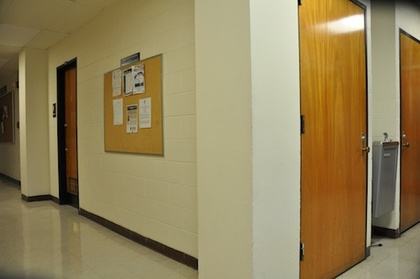
%> input picture DanaHallWay/1.JPG, 420 x 279 px, shrunk from 512 x 340 before the run
$ octave main.m   (GNU Octave 9; MATLAB toolbox functions it lacks are replaced by stand-ins)
%> lines starting %> are read from the running program, lines starting %| are printed output that depends on the picture
### harris.m
function [x,y,R]=harris(image)
%compute Harris corner
%input: image
%output: x,y:coordinates of corner
%        R: Harris R function

g=fspecial('gaussian',[7 7],1);

%blur image with gaussian kernel
I=double(image);
I=imfilter(I,g);

%sobel operators
sobel=fspecial('sobel');
Ix=imfilter(I,sobel,'replicate','same');
Iy=imfilter(I,sobel','replicate','same');

%apply window function(gaussian)
Ix2=imfilter(Ix.^2, g, 'same');
Iy2=imfilter(Iy.^2, g, 'same');
Ixy=imfilter(Ix.*Iy, g, 'same');

%compute R
[height,width]=size(I);
R=zeros(height,width);
for i=1:height
    for j=1:width
        M=[Ix2(i,j) Ixy(i,j);Ixy(i,j) Iy2(i,j)];
        R(i,j)=det(M)-0.05*(trace(M))^2;
    end
end

%non-maximum suppression
localmax=ordfilt2(R,5^2,true(5));
R=R.*(and(R==localmax, R>0));


[x,y]=find(R);
end

### imagePatches.m
function [loc,patch] = imagePatches(image,x,y)
%compute image patches centered at corners and coordinates of corners
%input:image
%      x,y:coordinates of corners

%output:patch and loc

% the corners detected
s=5;
step = (s-1)/2;
loc = [x,y];

% remove points close to boundary
loc = loc(loc(:,1)>2 & loc(:,1)<size(image,1)-1 & loc(:,2)>2 & loc(:,2)<size(image,2)-1, :);
n = size(loc,1);

% squeenze image patches into long vectors
patch = zeros(n,s*s);

for m = 1:n
    xmin = loc(m,2)-step;
    ymin = loc(m,1)-step;
    crop = imcrop(image, [xmin ymin s-1 s-1]);
    patch(m,:) = crop(:);
end

for m = 1:n
    patch(m,:) = (patch(m,:) - mean2(patch(m,:))) ./ std2(patch(m,:));
end

end

### ncc.m
function [ncc,pairs] = ncc(patch1,patch2)
%compute ncc between two patches and choose large ones
% output: pairs:pair of corners selected

n1 = size(patch1,1);
n2 = size(patch2,1);
part1 = sum(patch1.^2, 2);
part2 = sum(patch2.^2, 2);
ncc = zeros(n1,n2);
for i = 1:n1
    for j = 1:n2
        ncc(i,j) = sum(patch1(i,:).*patch2(j,:))/sqrt(part1(i)*part2(j));
    end
end

thres = 0.95;
for i = 1:n1
    for j = 1:n2
        if ncc(i,j) <= thres
            ncc(i,j) = 0;
        end
    end
end
[row,col] = find(ncc~=0);
pairs = [row,col];
end

### main.m
clear all;
%read in two images
image1=imread('/Users/jingzheng/Downloads/image mosaic/DanaHallWay/1.JPG');
%> image1 is the input picture: size 279x420x3 uint8; mean R, G, B 148, 131.7, 91.1
image2=imread('/Users/jingzheng/Downloads/image mosaic/DanaHallWay/2.JPG');
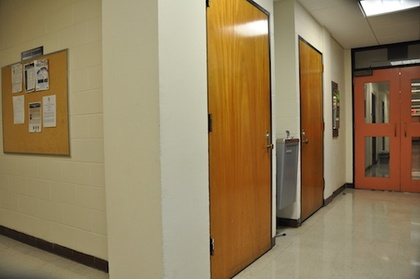
%> input picture DanaHallWay/2.JPG, 420 x 279 px, shrunk from 512 x 340 before the run
%> image2 is the input picture: size 279x420x3 uint8; mean R, G, B 147.4, 127.6, 92.9

%grayscale and get size of image
img1=rgb2gray(image1);
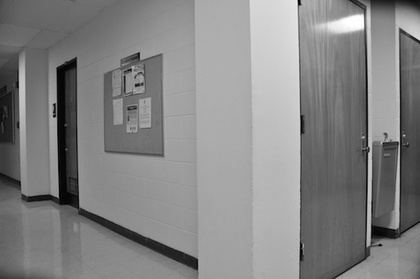
%> img1: size 279x420 uint8; min 0, max 255, mean 132
img2=rgb2gray(image2);
[h1,w1]=size(img1);
%> h1 = 279; w1 = 420
[h2,w2]=size(img2);
%> h2 = 279; w2 = 420

%compute harris corner and R function
[x1,y1,R1]=harris(img1);
%> in harris, `Ixy=imfilter(Ix.*Iy, g, 'same');`:
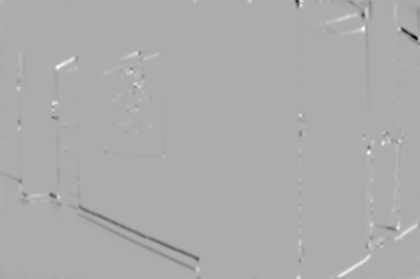
%> Ixy: size 279x420 double; min -50610.8, max 24108.7, mean -86.6; drawn with min black and max white
%> after the loop in harris, `for i=1:height`:
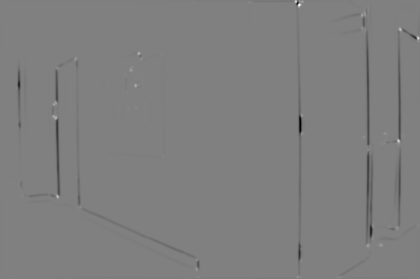
%> R: size 279x420 double; min -978832648.9, max 968045139.8, mean -6526036.1; drawn with min black and max white
%> in harris, `[x,y]=find(R);`: x = 1708 values from 2 to 278; y = 1708 values from 2 to 419
%> x1 = 1708 values, max 278 at index 1241, min 2 at index 5, mean 142; y1 = 1708 values from 2 to 419
[x2,y2,R2]=harris(img2);
%> in harris (call 2), `I=imfilter(I,g);`:
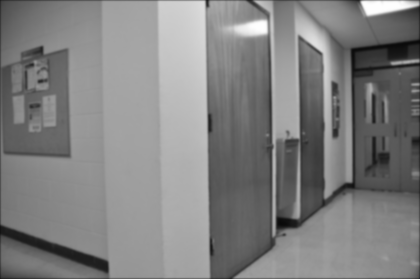
%> I: size 279x420 double; min 8.08, max 255, mean 129
%> after the loop in harris (call 2), `for i=1:height`:
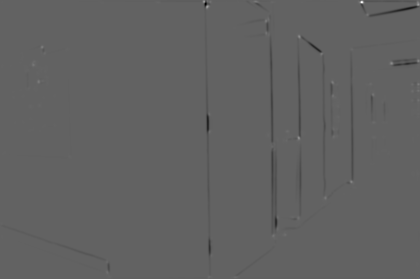
%> R: size 279x420 double; min -1.22e+09, max 1.93e+09, mean -6460095.1; drawn with min black and max white
%> in harris (call 2), `localmax=ordfilt2(R,5^2,true(5));`:
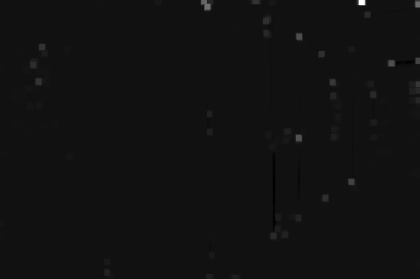
%> localmax: size 279x420 double; min -141407996.1, max 1.93e+09, mean 4274945.3; drawn with min black and max white
%> in harris (call 2), `[x,y]=find(R);`: x = 1710 values from 2 to 278; y = 1710 values from 2 to 419
%> x2 = 1710 values, max 278 at index 1041, min 2 at index 4, mean 145.3; y2 = 1710 values from 2 to 419
figure;
imshow(image1);
hold on;
plot(x1,y1,'r.');
figure;
imshow(image2);
hold on;
plot(x2,y2,'r.');

%find image patch and squeeze it into vector so patches ncorners*64 matrix
[loc1,patch1]=imagePatches(img1,x1,y1);
%> in imagePatches, `loc = [x,y];`: loc = 1708 rows, first 12: [87 2; 97 2; 172 2; 176 2; 2 3; 53 3; 66 3; 124 3; 133 3; 145 3; 184 3; 202 3]
%> in imagePatches, `loc = loc(loc(:,1)>2 & loc(:,1)<size(image,1)-1 & loc(:,2)>2 & loc(:,2..`: loc = 1695 rows, first 12: [53 3; 66 3; 124 3; 133 3; 145 3; 184 3; 202 3; 277 3; 24 4; 45 4; 75 4; 117 4]
%> the loop in imagePatches, `for m = 1:n` made 1695 passes
%> (xmin, ymin) on passes 1 to 3: (1, 51), (1, 64), (1, 122)
%> loc1 has the same summary as loc in imagePatches
[loc2,patch2]=imagePatches(img2,x2,y2);
%> in imagePatches (call 2), `loc = [x,y];`: loc = 1710 rows, first 12: [224 2; 229 2; 237 2; 2 3; 67 3; 245 3; 272 3; 277 3; 51 4; 267 4; 12 5; 24 5]
%> in imagePatches (call 2), `loc = loc(loc(:,1)>2 & loc(:,1)<size(image,1)-1 & loc(:,2)>2 & loc(:,2..`: loc = 1688 rows, first 12: [67 3; 245 3; 272 3; 277 3; 51 4; 267 4; 12 5; 24 5; 33 5; 41 5; 58 5; 77 5]
%> the loop in imagePatches (call 2), `for m = 1:n` made 1688 passes
%> (xmin, ymin) on passes 1 to 3: (1, 65), (1, 243), (1, 270)
%> loc2 has the same summary as loc in imagePatches
%> the run ends on the next line
